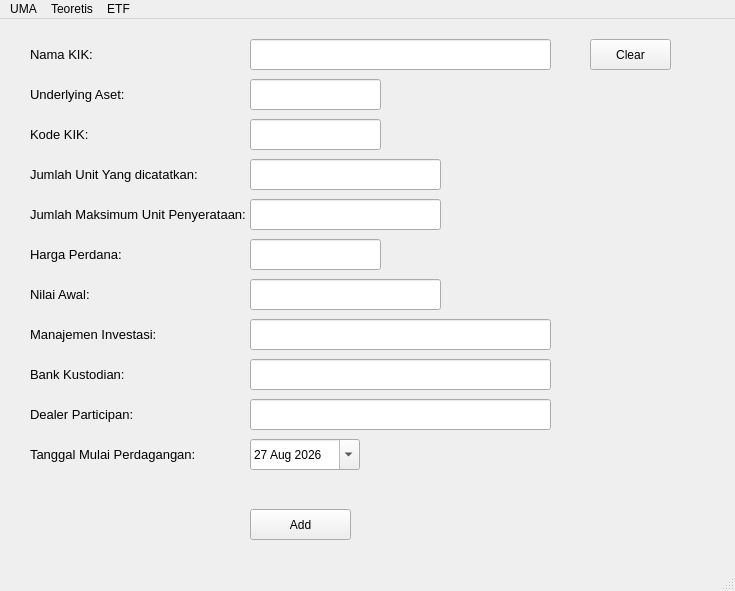
<?xml version="1.0" encoding="UTF-8"?>
<ui version="4.0">
 <class>MainWindow</class>
 <widget class="QMainWindow" name="MainWindow">
  <property name="geometry">
   <rect>
    <x>0</x>
    <y>0</y>
    <width>735</width>
    <height>591</height>
   </rect>
  </property>
  <property name="windowTitle">
   <string>MainWindow</string>
  </property>
  <widget class="QWidget" name="centralwidget">
   <widget class="QLineEdit" name="nama_kik">
    <property name="geometry">
     <rect>
      <x>250</x>
      <y>20</y>
      <width>301</width>
      <height>31</height>
     </rect>
    </property>
   </widget>
   <widget class="QLabel" name="label">
    <property name="geometry">
     <rect>
      <x>30</x>
      <y>20</y>
      <width>141</width>
      <height>31</height>
     </rect>
    </property>
    <property name="font">
     <font>
      <pointsize>10</pointsize>
     </font>
    </property>
    <property name="text">
     <string>Nama KIK:</string>
    </property>
   </widget>
   <widget class="QLineEdit" name="underlying">
    <property name="geometry">
     <rect>
      <x>250</x>
      <y>60</y>
      <width>131</width>
      <height>31</height>
     </rect>
    </property>
   </widget>
   <widget class="QLineEdit" name="bank_kustodian">
    <property name="geometry">
     <rect>
      <x>250</x>
      <y>340</y>
      <width>301</width>
      <height>31</height>
     </rect>
    </property>
   </widget>
   <widget class="QLineEdit" name="kode_kik">
    <property name="geometry">
     <rect>
      <x>250</x>
      <y>100</y>
      <width>131</width>
      <height>31</height>
     </rect>
    </property>
   </widget>
   <widget class="QLineEdit" name="jml_maksimum">
    <property name="geometry">
     <rect>
      <x>250</x>
      <y>180</y>
      <width>191</width>
      <height>31</height>
     </rect>
    </property>
   </widget>
   <widget class="QLineEdit" name="jml_unit">
    <property name="geometry">
     <rect>
      <x>250</x>
      <y>140</y>
      <width>191</width>
      <height>31</height>
     </rect>
    </property>
   </widget>
   <widget class="QLineEdit" name="harga_perdana">
    <property name="geometry">
     <rect>
      <x>250</x>
      <y>220</y>
      <width>131</width>
      <height>31</height>
     </rect>
    </property>
   </widget>
   <widget class="QLineEdit" name="nilai_awal">
    <property name="geometry">
     <rect>
      <x>250</x>
      <y>260</y>
      <width>191</width>
      <height>31</height>
     </rect>
    </property>
   </widget>
   <widget class="QLineEdit" name="manajemen_investasi">
    <property name="geometry">
     <rect>
      <x>250</x>
      <y>300</y>
      <width>301</width>
      <height>31</height>
     </rect>
    </property>
   </widget>
   <widget class="QLineEdit" name="dealer">
    <property name="geometry">
     <rect>
      <x>250</x>
      <y>380</y>
      <width>301</width>
      <height>31</height>
     </rect>
    </property>
   </widget>
   <widget class="QDateEdit" name="tanggal_mulai">
    <property name="geometry">
     <rect>
      <x>250</x>
      <y>420</y>
      <width>110</width>
      <height>31</height>
     </rect>
    </property>
    <property name="dateTime">
     <datetime>
      <hour>0</hour>
      <minute>0</minute>
      <second>0</second>
      <year>2026</year>
      <month>8</month>
      <day>27</day>
     </datetime>
    </property>
    <property name="calendarPopup">
     <bool>true</bool>
    </property>
   </widget>
   <widget class="QLabel" name="label_2">
    <property name="geometry">
     <rect>
      <x>30</x>
      <y>140</y>
      <width>171</width>
      <height>31</height>
     </rect>
    </property>
    <property name="font">
     <font>
      <pointsize>10</pointsize>
     </font>
    </property>
    <property name="text">
     <string>Jumlah Unit Yang dicatatkan:</string>
    </property>
   </widget>
   <widget class="QLabel" name="label_3">
    <property name="geometry">
     <rect>
      <x>30</x>
      <y>180</y>
      <width>231</width>
      <height>31</height>
     </rect>
    </property>
    <property name="font">
     <font>
      <pointsize>10</pointsize>
     </font>
    </property>
    <property name="text">
     <string>Jumlah Maksimum Unit Penyerataan:</string>
    </property>
   </widget>
   <widget class="QLabel" name="label_4">
    <property name="geometry">
     <rect>
      <x>30</x>
      <y>220</y>
      <width>111</width>
      <height>31</height>
     </rect>
    </property>
    <property name="font">
     <font>
      <pointsize>10</pointsize>
     </font>
    </property>
    <property name="text">
     <string>Harga Perdana:</string>
    </property>
   </widget>
   <widget class="QLabel" name="label_5">
    <property name="geometry">
     <rect>
      <x>30</x>
      <y>260</y>
      <width>71</width>
      <height>31</height>
     </rect>
    </property>
    <property name="font">
     <font>
      <pointsize>10</pointsize>
     </font>
    </property>
    <property name="text">
     <string>Nilai Awal:</string>
    </property>
   </widget>
   <widget class="QLabel" name="label_6">
    <property name="geometry">
     <rect>
      <x>30</x>
      <y>300</y>
      <width>131</width>
      <height>31</height>
     </rect>
    </property>
    <property name="font">
     <font>
      <pointsize>10</pointsize>
     </font>
    </property>
    <property name="text">
     <string>Manajemen Investasi:</string>
    </property>
   </widget>
   <widget class="QLabel" name="label_7">
    <property name="geometry">
     <rect>
      <x>30</x>
      <y>340</y>
      <width>121</width>
      <height>31</height>
     </rect>
    </property>
    <property name="font">
     <font>
      <pointsize>10</pointsize>
     </font>
    </property>
    <property name="text">
     <string>Bank Kustodian:</string>
    </property>
   </widget>
   <widget class="QLabel" name="label_8">
    <property name="geometry">
     <rect>
      <x>30</x>
      <y>380</y>
      <width>121</width>
      <height>31</height>
     </rect>
    </property>
    <property name="font">
     <font>
      <pointsize>10</pointsize>
     </font>
    </property>
    <property name="text">
     <string>Dealer Participan:</string>
    </property>
   </widget>
   <widget class="QLabel" name="label_9">
    <property name="geometry">
     <rect>
      <x>30</x>
      <y>420</y>
      <width>181</width>
      <height>31</height>
     </rect>
    </property>
    <property name="font">
     <font>
      <pointsize>10</pointsize>
     </font>
    </property>
    <property name="text">
     <string>Tanggal Mulai Perdagangan:</string>
    </property>
   </widget>
   <widget class="QLabel" name="label_10">
    <property name="geometry">
     <rect>
      <x>30</x>
      <y>60</y>
      <width>111</width>
      <height>31</height>
     </rect>
    </property>
    <property name="font">
     <font>
      <pointsize>10</pointsize>
     </font>
    </property>
    <property name="text">
     <string>Underlying Aset:</string>
    </property>
   </widget>
   <widget class="QLabel" name="label_11">
    <property name="geometry">
     <rect>
      <x>30</x>
      <y>100</y>
      <width>71</width>
      <height>31</height>
     </rect>
    </property>
    <property name="font">
     <font>
      <pointsize>10</pointsize>
     </font>
    </property>
    <property name="text">
     <string>Kode KIK:</string>
    </property>
   </widget>
   <widget class="QPushButton" name="pushButton">
    <property name="geometry">
     <rect>
      <x>250</x>
      <y>490</y>
      <width>101</width>
      <height>31</height>
     </rect>
    </property>
    <property name="text">
     <string>Add</string>
    </property>
   </widget>
   <widget class="QPushButton" name="btn_clear">
    <property name="geometry">
     <rect>
      <x>590</x>
      <y>20</y>
      <width>81</width>
      <height>31</height>
     </rect>
    </property>
    <property name="text">
     <string>Clear</string>
    </property>
   </widget>
  </widget>
  <widget class="QMenuBar" name="menubar">
   <property name="geometry">
    <rect>
     <x>0</x>
     <y>0</y>
     <width>735</width>
     <height>21</height>
    </rect>
   </property>
   <widget class="QMenu" name="menuUMA">
    <property name="title">
     <string>UMA</string>
    </property>
    <addaction name="actionInsert"/>
    <addaction name="actionEdit"/>
    <addaction name="actionDownloader"/>
    <addaction name="actionBatch_Insert"/>
    <addaction name="actionEXPORT"/>
   </widget>
   <widget class="QMenu" name="menuTeoretis">
    <property name="title">
     <string>Teoretis</string>
    </property>
    <addaction name="actionDownloader_Teoretis"/>
    <addaction name="actionEXPORT_Teoretis"/>
   </widget>
   <widget class="QMenu" name="menuETF">
    <property name="title">
     <string>ETF</string>
    </property>
    <addaction name="actionInsert_2"/>
    <addaction name="actionEDIT"/>
    <addaction name="actionBatch_Insert_2"/>
   </widget>
   <addaction name="menuUMA"/>
   <addaction name="menuTeoretis"/>
   <addaction name="menuETF"/>
  </widget>
  <widget class="QStatusBar" name="statusbar"/>
  <action name="actionUMA">
   <property name="text">
    <string>UMA</string>
   </property>
  </action>
  <action name="actionSUSPEND">
   <property name="text">
    <string>SUSPEND</string>
   </property>
  </action>
  <action name="actionUNSUSPEND">
   <property name="text">
    <string>UNSUSPEND</string>
   </property>
  </action>
  <action name="actionInsert">
   <property name="text">
    <string>Insert</string>
   </property>
  </action>
  <action name="actionEdit">
   <property name="text">
    <string>Edit</string>
   </property>
  </action>
  <action name="actionDownloader">
   <property name="text">
    <string>Downloader</string>
   </property>
  </action>
  <action name="actionBatch_Insert">
   <property name="text">
    <string>Batch Insert</string>
   </property>
  </action>
  <action name="actionEXPORT">
   <property name="text">
    <string>EXPORT</string>
   </property>
  </action>
  <action name="actionDownloader_Teoretis">
   <property name="text">
    <string>Downloader</string>
   </property>
  </action>
  <action name="actionEXPORT_Teoretis">
   <property name="text">
    <string>EXPORT</string>
   </property>
  </action>
  <action name="actionInsert_2">
   <property name="text">
    <string>Insert</string>
   </property>
  </action>
  <action name="actionEDIT">
   <property name="text">
    <string>Edit</string>
   </property>
  </action>
  <action name="actionBatch_Insert_2">
   <property name="text">
    <string>Batch Insert</string>
   </property>
  </action>
 </widget>
 <resources/>
 <connections/>
</ui>
